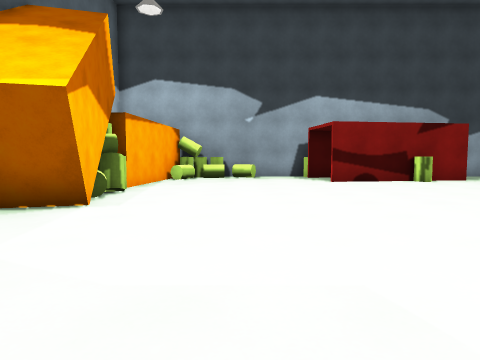
View 1 (above)

19 first-person views from a walk through a 3-D level made in the Unity game engine. The camera is 1.2 m above the floor, tilts 4° down and sees 75° across. The floor is counted in squares, 1.44 m on a side. Each view is taken from the middle of a square. On the plan, view 1 faces up. The plan holds only what a view shows up to about 11 squares ahead; the rest is blank. The player character is not drawn. Surface patterns are stand-ins for the level's own textures.

View 2
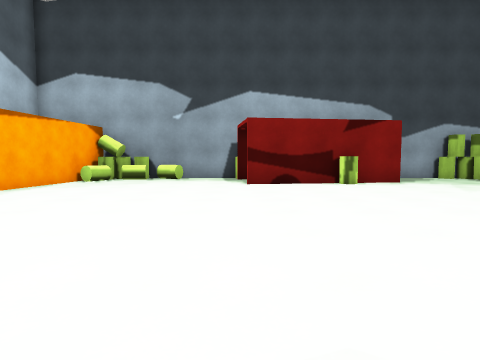

View 3
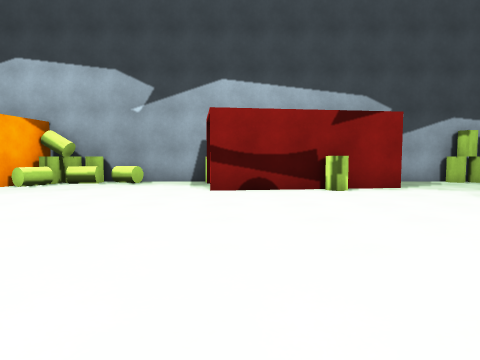

View 4
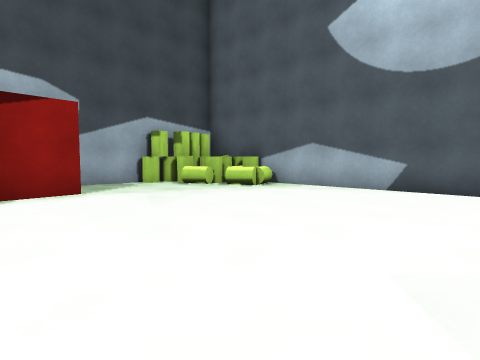

View 5
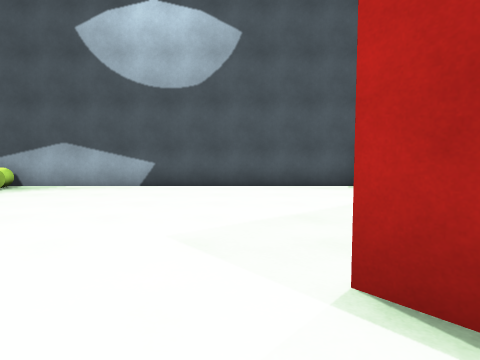

View 6
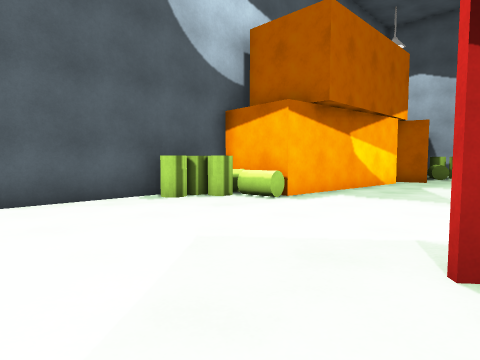

View 7
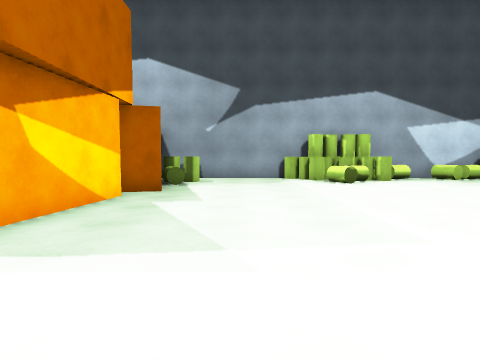

View 8
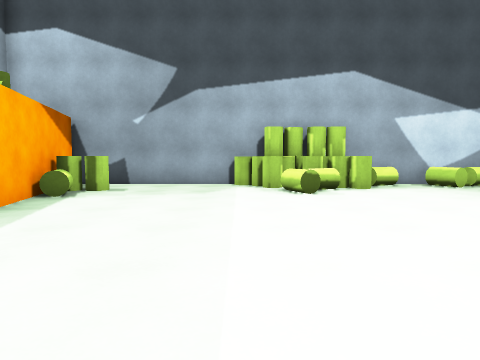

View 9
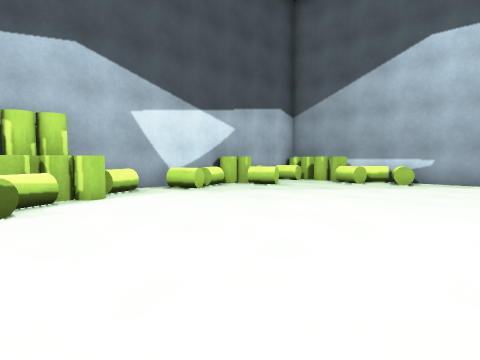

View 10
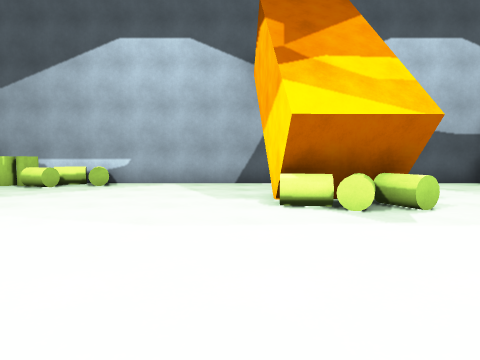

View 11
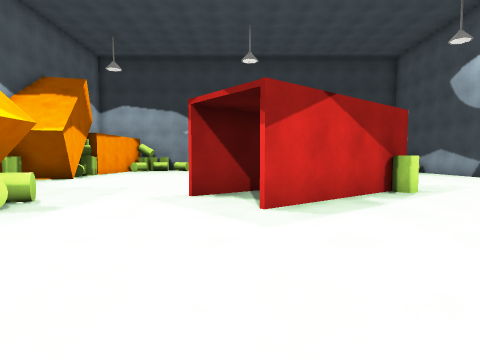

View 12
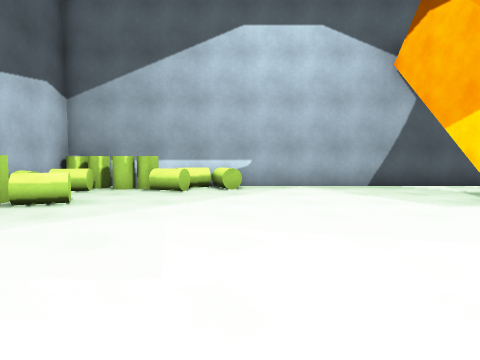

View 13
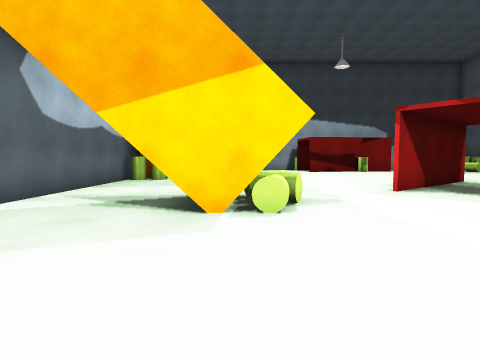

View 14
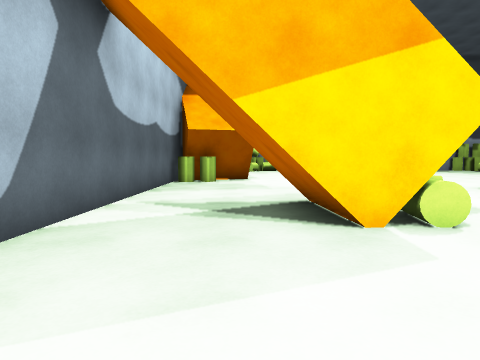

View 15
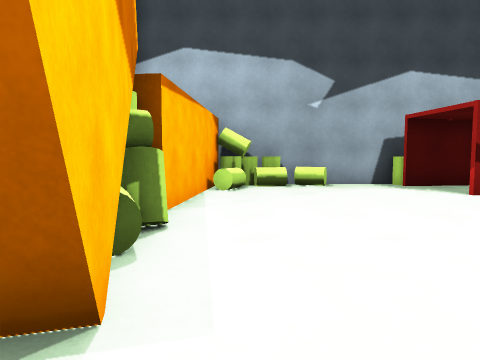

View 16
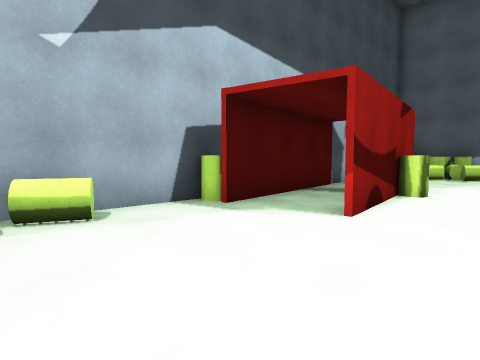

View 17
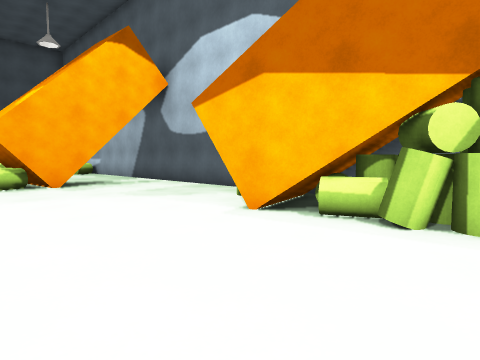

View 18
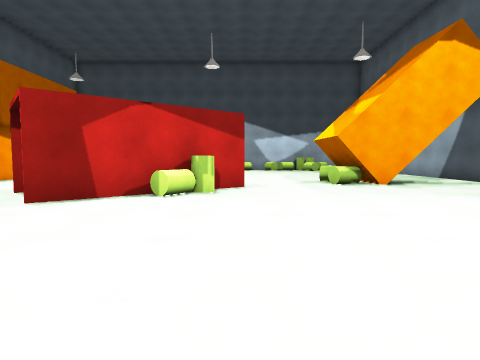

View 19
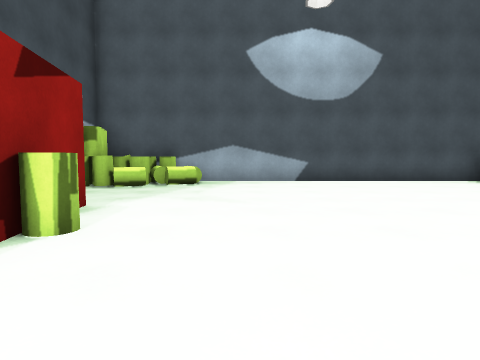

### Floor plan
Key: @ floor where view 1 was taken; # wall or solid block; . floor; O other object.
Columns run from 6 left of view 1 to 15 right of it. Each row starts with its distance up from view 1.
 14    #OOO##O#######OOO
 13    #OO.............O
 12    #........###...OOO
 11    #......##O......OO
 10    #.................#
  9    ..................#
  8   OO.................#
  7  OOO.................#
  6  ###.................#
  5   ##.................#
  4  OO..................#
  3 #...........##.......#
  2 #..........O#........#
  1 #.........O###O......#
  0 #.....@..#####......O
 -1 #...##O....##......OO
 -2 #...##O....#......###
 -3 #...##O...........#
 -4 #.................#
 -5 #.................#
 -6 #.................#
 -7 #.................#
 -8  O...............##
 -9  O................#
-10  OO..............O#
-11  O..O......OO....O#
-12  OO.O.OO.OOOO.....#
-13  O#OOO...# O O.....#
-14       ####    #####

Where each view was taken, in squares from view 1:
view 1: 0 up, 0 right, facing up
view 2: 1 up, 3 right, facing up
view 3: 3 up, 4 right, facing up
view 4: 4 up, 6 right, facing up-right
view 5: 4 up, 5 right, facing right
view 6: 4 up, 8 right, facing down-right
view 7: 0 up, 9 right, facing down
view 8: 3 down, 7 right, facing down
view 9: 5 down, 6 right, facing down-left
view 10: 4 down, 5 right, facing left
view 11: 7 down, 4 right, facing up
view 12: 8 down, 4 right, facing left
view 13: 8 down, 1 left, facing up
view 14: 7 down, 3 left, facing up
view 15: 4 up, 2 left, facing up
view 16: 9 up, 1 left, facing up-right
view 17: 9 up, 1 right, facing down-left
view 18: 9 up, 3 right, facing down
view 19: 9 up, 3 right, facing right
